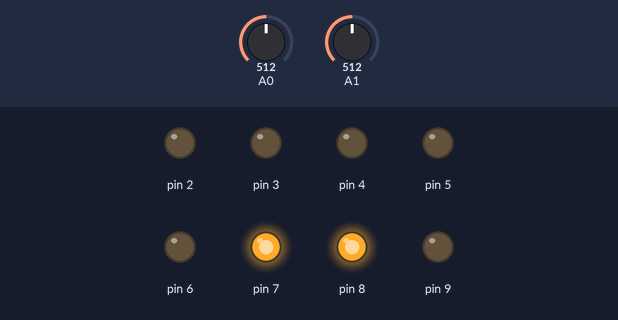
The sketch below on a simulated Arduino Nano, built with avr-gcc and run on an emulated ATmega328P. Shown: output pins drawn as LEDs (lit = HIGH). The test bench sets the inputs (shaded band); at power-on: A0 = 512, A1 = 512. What the sketch prints to the serial monitor is not drawn.

Above: at 1.2 s.
1.3 s: A0 set to 218
4.3 s: A0 set to 202
At 5.5 s:
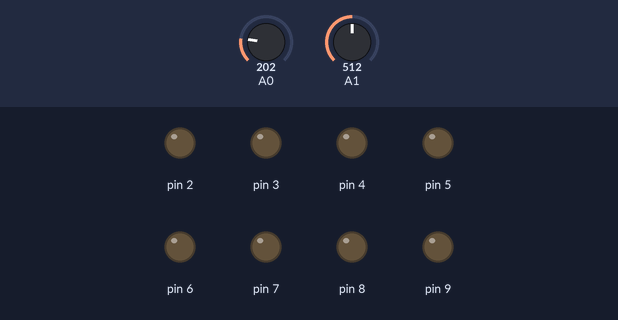
5.8 s: A0 set to 166
At 6.8 s:
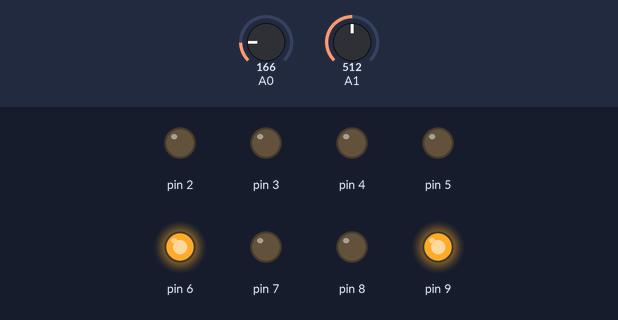
7.3 s: A0 set to 306
At 7.9 s:
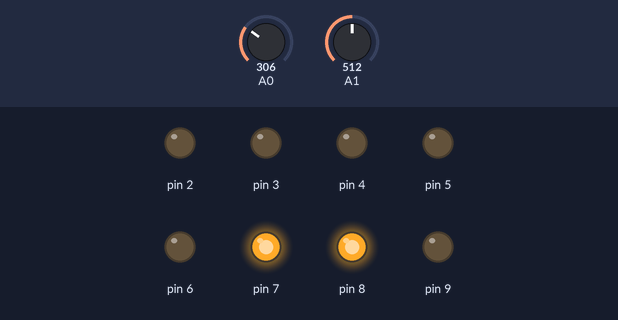
11.8 s: A0 set to 122
At 12.5 s:
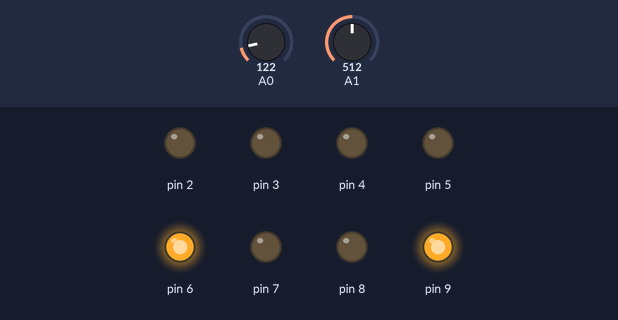
Timing chart, 0 to 14.3 s (numbered marks = the images above; inputs shaded):
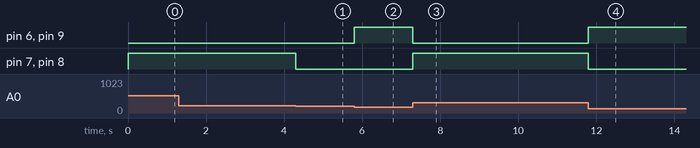

Measured:
- the behaviour switches between 210 and 209 on A0 (found by bisection; images 0 and 1)
- the behaviour switches between 179 and 178 on A0 (found by bisection; images 1 and 2)
- after the input at 4.3 s, pin 7, pin 8: HIGH → LOW at once
- after the input at 5.8 s, pin 6, pin 9: LOW → HIGH at once
- after the input at 7.3 s, pin 6, pin 9: HIGH → LOW at once; pin 7, pin 8: LOW → HIGH at once
- after the input at 11.8 s, pin 6, pin 9: LOW → HIGH at once; pin 7, pin 8: HIGH → LOW at once

The sketch:

arm_pwm.ino
```cpp
#include <Arduino.h>
#include <math.h>

void setup() {
  Serial.begin(115200);

  //このプログラムは基本的にUNO向けなので注意
  DDRD = DDRD | B11111100;
  DDRB = DDRB | B00000011;

  pinMode(A0, INPUT);
  pinMode(A1, INPUT);
  pinMode(A2, INPUT);
  pinMode(A3, INPUT);
  pinMode(A4, INPUT);
  pinMode(A5, INPUT);
  pinMode(A6, INPUT);
  pinMode(A7, INPUT);

}

int target = 0;
int theta1;
int theta2;
void loop() {
  theta1 = (analogRead(A1)- 286.0) / 256.0 * 90;
  theta2 = (analogRead(A0) - 164.0) / 256.0 * 90;
  Serial.print(theta1);
  Serial.print(", ");
  Serial.println(theta2);

  target = 10;
  if (theta2 > (target + 5)) {
    digitalWrite(9, 0);
    digitalWrite(8, 1);
    digitalWrite(7, 1);
    digitalWrite(6, 0);
  }
  else if (theta2 < (target - 5)){
    digitalWrite(9, 1);
    digitalWrite(8, 0);
    digitalWrite(7, 0);
    digitalWrite(6, 1);
  }
  else {
    digitalWrite(9, 0);
    digitalWrite(8, 0);
    digitalWrite(7, 0);
    digitalWrite(6, 0);
  }

}
```
